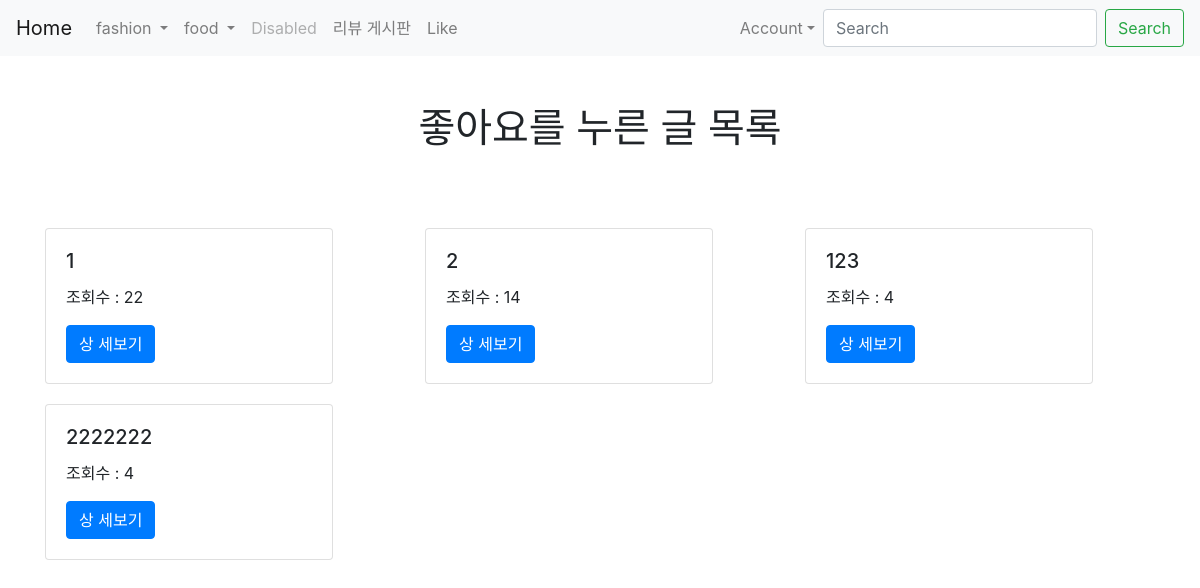
/posts/like_list/ (signed in), run on an earlier commit of the app's database.
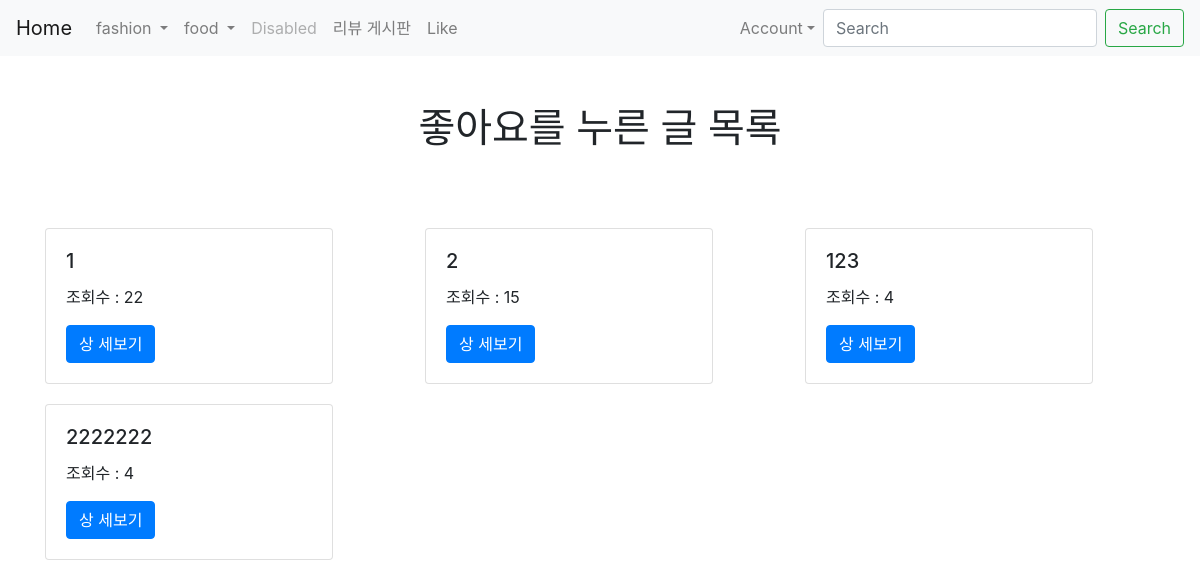
And on a later commit of the database.
### posts/models.py (models this page shows, shortened)
class Like(models.Model):
    user = models.ForeignKey(User, on_delete=models.CASCADE)
    post = models.ForeignKey(Post, on_delete=models.CASCADE)
    created_at = models.DateTimeField(auto_now_add = True)
    updated_at = models.DateTimeField(auto_now = True)
    class Meta:
        unique_together = (('user','post'))

class Post(models.Model):
    title = models.CharField(max_length=50, null=False, verbose_name="상품명")
    content = models.TextField(verbose_name="상세보기")
    price = models.TextField(null = True, verbose_name="가격")
    remaining = models.TextField(null = True, verbose_name="재고")
    view_count = models.IntegerField(default = 0, verbose_name="조회수")
    created_at = models.DateTimeField(auto_now_add = True, verbose_name="생성시간")
    updated_at = models.DateTimeField(auto_now = True, verbose_name="수정시간")
    image = models.ImageField(upload_to = 'images/', null = True, verbose_name="상품사진", blank="true")
    user = models.ForeignKey(User, on_delete = models.CASCADE, null = True)
    like_user_set = models.ManyToManyField(User, blank=True, related_name='like_user_set', through='Like')

### posts/views.py (the view)
# urls.py: path('like_list/', like_list, name="like_list"),
@login_required
def like_list(request):
    likes = request.user.like_set.all()
    return render(request,'posts/like_list.html',{'likes':likes})

### posts/templates/posts/like_list.html
{% extends 'base.html' %}
{% load static %}
{% block content %}
{% include 'shared/_navbar.html' %}
{% if user.is_authenticated %}
    <div class="container">
    <center><br><br><h1>좋아요를 누른 글 목록<br><br></h1></center>
    <div class="row">
    {% for like in likes %}
        <div class="col-md-4 col-12">
            <div class="card" style="width: 18rem; margin-top: 20px;">
                <div class="card-body">
                    <h5 class="card-title">{{ like.post.title }}</h5>
                    <p>조회수 : {{ like.post.view_count }}</p>
                    <a href="{% url 'posts:show' like.post.pk %}" class="btn btn-primary">상 세보기</a>
                </div>
            </div>
        </div>
        {% endfor %}
    </div>
    {% else %}
    <h3>로그인 후 이용이 가능합니다.</h3>
    <a href="{% url 'account_login' %}" class="btn btn-warning">로그인</a>
    <a href="{% url 'account_signup' %}" class="btn btn-warning">회원가입</a>
    {% endif %}
</div>
{% endblock %}

What changed in the data, as far as the page shows it:
changed through a linked row, Like (number 2 of 4 on the later page): post.view_count "14" → "15"
